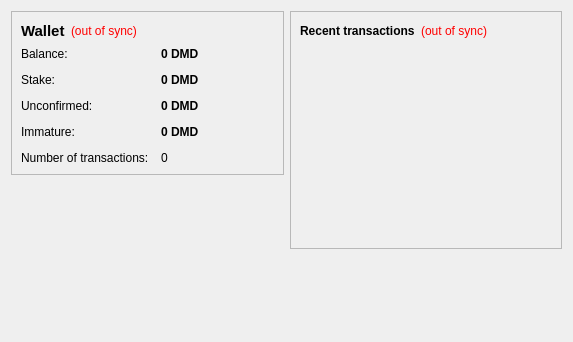
<?xml version="1.0" encoding="UTF-8"?>
<ui version="4.0">
 <class>OverviewPage</class>
 <widget class="QWidget" name="OverviewPage">
  <property name="geometry">
   <rect>
    <x>0</x>
    <y>0</y>
    <width>573</width>
    <height>342</height>
   </rect>
  </property>
  <property name="windowTitle">
   <string>Form</string>
  </property>
  <layout class="QHBoxLayout" name="horizontalLayout" stretch="1,1">
   <item>
    <layout class="QVBoxLayout" name="verticalLayout_2">
     <item>
      <widget class="QFrame" name="frame">
       <property name="frameShape">
        <enum>QFrame::StyledPanel</enum>
       </property>
       <property name="frameShadow">
        <enum>QFrame::Raised</enum>
       </property>
       <layout class="QVBoxLayout" name="verticalLayout_4">
        <item>
         <layout class="QHBoxLayout" name="horizontalLayout_4">
          <item>
           <widget class="QLabel" name="label_5">
            <property name="font">
             <font>
              <pointsize>11</pointsize>
              <weight>75</weight>
              <bold>true</bold>
             </font>
            </property>
            <property name="text">
             <string>Wallet</string>
            </property>
           </widget>
          </item>
          <item>
           <widget class="QLabel" name="labelWalletStatus">
            <property name="toolTip">
             <string>The displayed information may be out of date. Your wallet automatically synchronizes with the diamond network after a connection is established, but this process has not completed yet.</string>
            </property>
            <property name="styleSheet">
             <string notr="true">QLabel { color: red; }</string>
            </property>
            <property name="text">
             <string notr="true">(out of sync)</string>
            </property>
            <property name="alignment">
             <set>Qt::AlignLeading|Qt::AlignLeft|Qt::AlignVCenter</set>
            </property>
           </widget>
          </item>
          <item>
           <spacer name="horizontalSpacer_2">
            <property name="orientation">
             <enum>Qt::Horizontal</enum>
            </property>
            <property name="sizeHint" stdset="0">
             <size>
              <width>40</width>
              <height>20</height>
             </size>
            </property>
           </spacer>
          </item>
         </layout>
        </item>
        <item>
         <layout class="QFormLayout" name="formLayout_2">
          <property name="fieldGrowthPolicy">
           <enum>QFormLayout::AllNonFixedFieldsGrow</enum>
          </property>
          <property name="horizontalSpacing">
           <number>12</number>
          </property>
          <property name="verticalSpacing">
           <number>12</number>
          </property>
          <item row="0" column="0">
           <widget class="QLabel" name="label">
            <property name="text">
             <string>Balance:</string>
            </property>
           </widget>
          </item>
          <item row="0" column="1">
           <widget class="QLabel" name="labelBalance">
            <property name="font">
             <font>
              <weight>75</weight>
              <bold>true</bold>
             </font>
            </property>
            <property name="cursor">
             <cursorShape>IBeamCursor</cursorShape>
            </property>
            <property name="toolTip">
             <string>Your current balance</string>
            </property>
            <property name="text">
             <string notr="true">0 DMD</string>
            </property>
            <property name="textInteractionFlags">
             <set>Qt::LinksAccessibleByMouse|Qt::TextSelectableByKeyboard|Qt::TextSelectableByMouse</set>
            </property>
           </widget>
          </item>
          <item row="1" column="0">
           <widget class="QLabel" name="label_6">
            <property name="text">
             <string>Stake:</string>
            </property>
           </widget>
          </item>
          <item row="1" column="1">
           <widget class="QLabel" name="labelStake">
            <property name="font">
             <font>
              <weight>75</weight>
              <bold>true</bold>
             </font>
            </property>
            <property name="cursor">
             <cursorShape>IBeamCursor</cursorShape>
            </property>
            <property name="toolTip">
             <string>Total of coins that was staked, and do not yet count toward the current balance</string>
            </property>
            <property name="text">
             <string notr="true">0 DMD</string>
            </property>
            <property name="textInteractionFlags">
             <set>Qt::LinksAccessibleByMouse|Qt::TextSelectableByKeyboard|Qt::TextSelectableByMouse</set>
            </property>
           </widget>
          </item>
          <item row="2" column="0">
           <widget class="QLabel" name="label_3">
            <property name="text">
             <string>Unconfirmed:</string>
            </property>
           </widget>
          </item>
          <item row="2" column="1">
           <widget class="QLabel" name="labelUnconfirmed">
            <property name="font">
             <font>
              <weight>75</weight>
              <bold>true</bold>
             </font>
            </property>
            <property name="cursor">
             <cursorShape>IBeamCursor</cursorShape>
            </property>
            <property name="toolTip">
             <string>Total of transactions that have yet to be confirmed, and do not yet count toward the current balance</string>
            </property>
            <property name="text">
             <string notr="true">0 DMD</string>
            </property>
            <property name="textInteractionFlags">
             <set>Qt::LinksAccessibleByMouse|Qt::TextSelectableByKeyboard|Qt::TextSelectableByMouse</set>
            </property>
           </widget>
          </item>
          <item row="3" column="0">
           <widget class="QLabel" name="labelImmatureText">
            <property name="text">
             <string>Immature:</string>
            </property>
           </widget>
          </item>
          <item row="3" column="1">
           <widget class="QLabel" name="labelImmature">
            <property name="font">
             <font>
              <weight>75</weight>
              <bold>true</bold>
             </font>
            </property>
            <property name="toolTip">
             <string>Mined balance that has not yet matured</string>
            </property>
            <property name="text">
             <string notr="true">0 DMD</string>
            </property>
            <property name="textInteractionFlags">
             <set>Qt::LinksAccessibleByMouse|Qt::TextSelectableByKeyboard|Qt::TextSelectableByMouse</set>
            </property>
           </widget>
          </item>
          <item row="4" column="0">
           <widget class="QLabel" name="label_2">
            <property name="text">
             <string>Number of transactions:</string>
            </property>
           </widget>
          </item>
          <item row="4" column="1">
           <widget class="QLabel" name="labelNumTransactions">
            <property name="toolTip">
             <string>Total number of transactions in wallet</string>
            </property>
            <property name="text">
             <string notr="true">0</string>
            </property>
           </widget>
          </item>
         </layout>
        </item>
       </layout>
      </widget>
     </item>
     <item>
      <spacer name="verticalSpacer">
       <property name="orientation">
        <enum>Qt::Vertical</enum>
       </property>
       <property name="sizeHint" stdset="0">
        <size>
         <width>20</width>
         <height>40</height>
        </size>
       </property>
      </spacer>
     </item>
    </layout>
   </item>
   <item>
    <layout class="QVBoxLayout" name="verticalLayout_3">
     <item>
      <widget class="QFrame" name="frame_2">
       <property name="frameShape">
        <enum>QFrame::StyledPanel</enum>
       </property>
       <property name="frameShadow">
        <enum>QFrame::Raised</enum>
       </property>
       <layout class="QVBoxLayout" name="verticalLayout">
        <item>
         <layout class="QHBoxLayout" name="horizontalLayout_2">
          <item>
           <widget class="QLabel" name="label_4">
            <property name="text">
             <string>&lt;b&gt;Recent transactions&lt;/b&gt;</string>
            </property>
           </widget>
          </item>
          <item>
           <widget class="QLabel" name="labelTransactionsStatus">
            <property name="toolTip">
             <string>The displayed information may be out of date. Your wallet automatically synchronizes with the diamond network after a connection is established, but this process has not completed yet.</string>
            </property>
            <property name="styleSheet">
             <string notr="true">QLabel { color: red; }</string>
            </property>
            <property name="text">
             <string notr="true">(out of sync)</string>
            </property>
            <property name="alignment">
             <set>Qt::AlignRight|Qt::AlignTrailing|Qt::AlignVCenter</set>
            </property>
           </widget>
          </item>
          <item>
           <spacer name="horizontalSpacer">
            <property name="orientation">
             <enum>Qt::Horizontal</enum>
            </property>
            <property name="sizeHint" stdset="0">
             <size>
              <width>40</width>
              <height>20</height>
             </size>
            </property>
           </spacer>
          </item>
         </layout>
        </item>
        <item>
         <widget class="QListView" name="listTransactions">
          <property name="styleSheet">
           <string notr="true">QListView { background: transparent; }</string>
          </property>
          <property name="frameShape">
           <enum>QFrame::NoFrame</enum>
          </property>
          <property name="verticalScrollBarPolicy">
           <enum>Qt::ScrollBarAlwaysOff</enum>
          </property>
          <property name="horizontalScrollBarPolicy">
           <enum>Qt::ScrollBarAlwaysOff</enum>
          </property>
          <property name="selectionMode">
           <enum>QAbstractItemView::NoSelection</enum>
          </property>
         </widget>
        </item>
       </layout>
      </widget>
     </item>
     <item>
      <spacer name="verticalSpacer_2">
       <property name="orientation">
        <enum>Qt::Vertical</enum>
       </property>
       <property name="sizeHint" stdset="0">
        <size>
         <width>20</width>
         <height>40</height>
        </size>
       </property>
      </spacer>
     </item>
    </layout>
   </item>
  </layout>
 </widget>
 <resources/>
 <connections/>
</ui>
